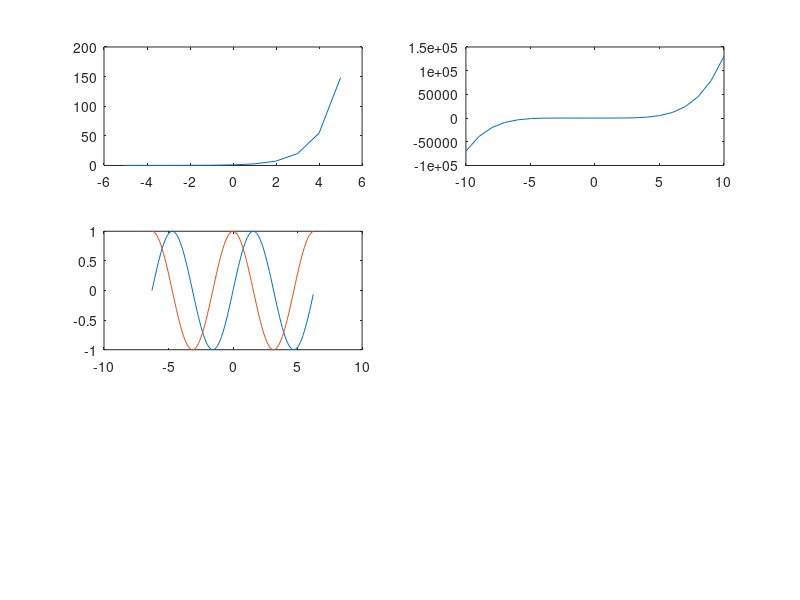

Source code (MATLAB):
%Aufgabe 2 - Test Matlab Pascal Brunner
function Brunner_Pascal_IT17tbZH_Test_Aufg2
%Aufgabe 2.1    
    y = 1;
    e = exp(1);
    x = -5 : 1: 5;
    f = e.^x;
    subplot(3,2,1), plot(x, f);

%Aufgabe 2.2
    x = -10 : 1 : 10;
    g = x.^5 + 3*x.^4 + 3*x.^2 + x + 1
    subplot(3, 2, 2), plot(x, g);
    
%Aufgabe 2.3
    x = -2*pi : 0.1 : 2*pi;
    g = sin(x);
    h = cos(x);
    subplot(3,2,3), plot(x, g, x, h);